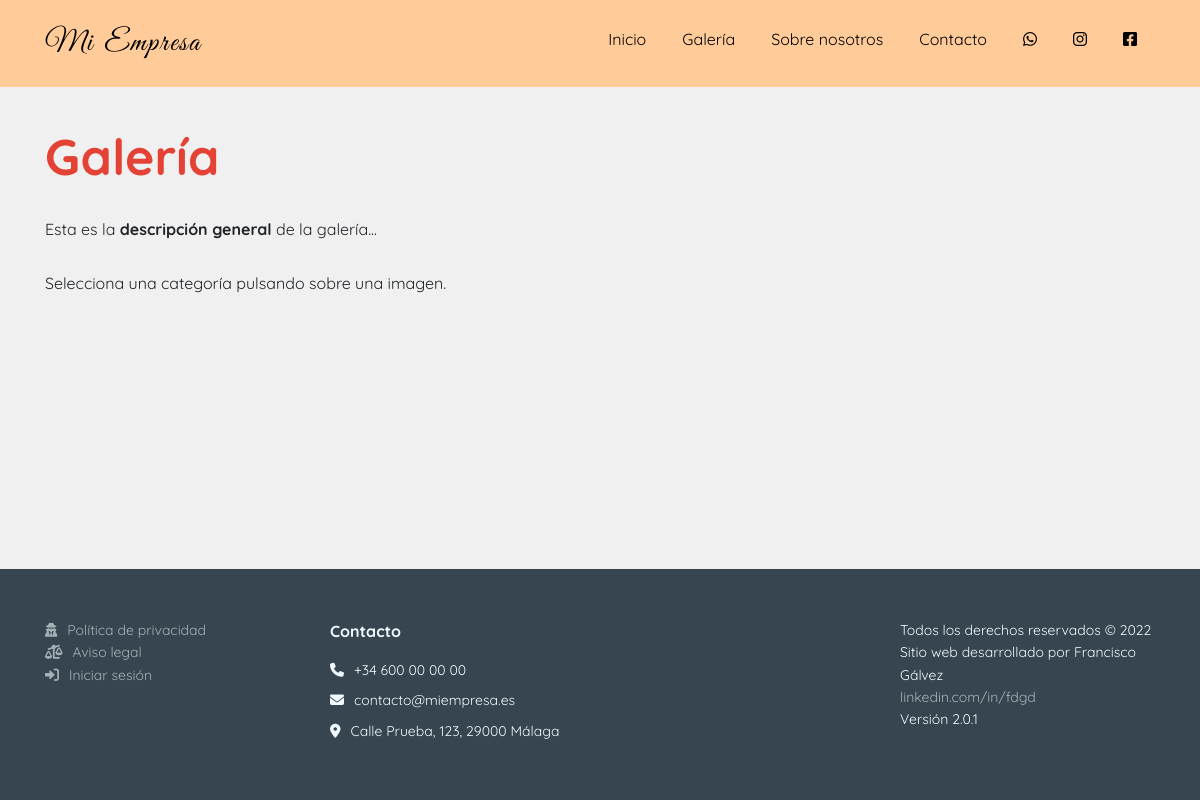
Screenshot of /galeria.php with the database file from the repository.
### tables this page shows
CREATE TABLE `company_info` (
  `key_info` varchar(255) NOT NULL,
  `value_info` longtext NOT NULL,
  `modifiedBy` int(4) NOT NULL
);

### public_html/scripts/get_uri.php (called while the page is built, shortened)
<?php
    function GetBaseUri() {
        return (isset($_SERVER['HTTPS']) && $_SERVER['HTTPS'] === 'on' ? "https" : "http") . "://$_SERVER[HTTP_HOST]";
    }
?>

### public_html/dashboard/scripts/database_connection.php (called while the page is built, shortened)
<?php
    class DatabaseConnection {
        function __construct() {
            require dirname($_SERVER["DOCUMENT_ROOT"], 1).'/connection.php';
            try {
                $this->conn = new PDO($DSN, $DB_user, $DB_pass);
            } catch (PDOException $e) {
                echo 'Connection error: ' . $e->getMessage();
            }
        }
        public function query($sql) {
            $res = array();
            $aux = $this->conn->query($sql);
            if (gettype($aux) == "object") {
                while ($rows = $aux->fetch(PDO::FETCH_ASSOC)) {
                    array_push($res, $rows);
                }
                return $res;
            } else {
                $this->num_rows = 0;
                return $aux;
            }
        }
    }
?>

### connection.php (called while the page is built)
<?php
    $DSN = 'mysql:dbname=vigal;host=127.0.0.1;charset=utf8mb4';
    $DB_user = 'root';
    $DB_pass = '';
?>

### public_html/scripts/get_site_settings.php (called while the page is built, shortened)
<?php
    require_once $_SERVER["DOCUMENT_ROOT"]."/dashboard/scripts/check_url_direct_access.php";
    require_once $_SERVER["DOCUMENT_ROOT"].'/dashboard/scripts/database_connection.php';
    function getSiteSettings() {
        $conn = new DatabaseConnection();
        $res = $conn->query("select * from company_info");
        $res[8]["value_info"] = json_decode($res[8]["value_info"], true);
        $res[4]["value_info"] = json_decode($res[4]["value_info"], true);
        return $res;
    }
?>

### public_html/galeria.php (the view, shortened to what this page needs)
<?php
    require_once $_SERVER["DOCUMENT_ROOT"]."/scripts/get_site_settings.php";
    require_once $_SERVER["DOCUMENT_ROOT"]."/scripts/get_uri.php";
    $site_settings = getSiteSettings();
    $pageNotFound = false;
?>
<!DOCTYPE html>
<html lang="es">
<head>
    <link rel="stylesheet" href="<?=GetBaseUri()?>/includes/bootstrap/css/bootstrap.min.css">
    <link rel="stylesheet" href="<?=GetBaseUri()?>/includes/css/footer.css">
    <link rel="stylesheet" href="<?=GetBaseUri()?>/includes/css/Navigation-Clean.css">
    <link rel="stylesheet" href="<?=GetBaseUri()?>/includes/css/styles.css">
    <link rel="stylesheet" href="<?=GetBaseUri()?>/includes/css/fontawesome.all.min.css">
    <link rel="stylesheet" href="<?=GetBaseUri()?>/includes/css/gallery.css">
    <link rel="stylesheet" href="<?=GetBaseUri()?>/includes/css/simple-lightbox.min.css">
</head>
<body>
    <?php if (!$pageNotFound): ?>
        <?php
            include $_SERVER["DOCUMENT_ROOT"].'/includes/header.php';
        ?>
        <div class="container content">
            <?php if (!isset($_GET['category'])): ?>
                <h1 class="title">Galería</h1>
                <p class="title-description"><?=$site_settings[12]["value_info"]?></p>
                <p class="title-description">Selecciona una categoría pulsando sobre una imagen.</p>
            <?php endif; ?>
        </div>
        <?php include $_SERVER["DOCUMENT_ROOT"].'/includes/footer.php'; ?>
    <?php endif; ?>
</body>
</html>

### public_html/includes/header.php (shortened to what this page needs)
<nav class="nav-solid navbar navbar-expand-lg navigation-clean">
    <div class="container">
        <a class="navbar-brand" href="<?=GetBaseUri()?>" name="company_name"><?=$site_settings[2]["value_info"]?></a>
        <div class="collapse navbar-collapse" id="navcol-1" style="margin-left: 5%;">
            <ul class="navbar-nav nav ml-auto mt-2 mt-lg-0">
                <li class="nav-item"><a class="nav-link underline-animated" href="<?=GetBaseUri()?>">Inicio</a></li>
                <li class="nav-item"><a class="nav-link underline-animated" href="<?=GetBaseUri()?>/galeria">Galería</a></li>
                <li class="nav-item"><a class="nav-link underline-animated" href="<?=GetBaseUri()?>/sobre-nosotros">Sobre nosotros</a></li>
                <li class="nav-item"><a class="nav-link underline-animated" href="<?=GetBaseUri()?>/contacto">Contacto</a></li>
                <li class="nav-item">
                    <div class="social-div">
                        <?php if (isset($site_settings[4]["value_info"]["whatsapp"])):?>
                            <div class="social-link">
                                <a class="nav-link whatsapp" data-bs-hover-animate="pulse" target="blank" href="https://wa.me/<?=$site_settings[4]["value_info"]["whatsapp"]?>"><i class="fab fa-whatsapp fa-w-16"></i></a>
                            </div>
                        <?php endif; ?>
                        <?php if (isset($site_settings[4]["value_info"]["instagram"])):?>
                            <div class="social-link">
                                <a class="nav-link instagram" data-bs-hover-animate="pulse" target="blank" href="https://www.instagram.com/<?=$site_settings[4]["value_info"]["instagram"]?>"><i class="fab fa-instagram"></i></a>
                            </div>
                        <?php endif; ?>
                        <?php if (isset($site_settings[4]["value_info"]["facebook"])):?>
                            <div class="social-link">
                                <a class="nav-link facebook" data-bs-hover-animate="pulse" target="blank" href="https://www.facebook.com/<?=$site_settings[4]["value_info"]["facebook"]?>"><i class="fab fa-facebook-square"></i></a>
                            </div>
                        <?php endif; ?>
                    </div>
                </li>
            </ul>
        </div>
    </div>
</nav>

### public_html/includes/footer.php
<footer>
    <div class="container">
        <div class="row">
            <div class="col-12 col-sm-5 col-md-3 footer-links">
                <ul>
                    <li><a href="<?=GetBaseUri()?>/politica-privacidad"><i class="i-margin fas fa-user-secret" style="margin-right: 5px;"></i>Política de privacidad</a></li>
                    <li><a href="<?=GetBaseUri()?>/aviso-legal"><i class="i-margin fa-solid fa-scale-unbalanced"></i>Aviso legal</a></li>
                    <?php
                        if (!isset($_SESSION['loggedin'])) {
                            echo '<li><a href="'.GetBaseUri().'/login"><i class=" i-margin fas fa-sign-in-alt" style="margin-right: 5px;"></i>Iniciar sesión</a></li>';
                        } else {
                            echo '<li><a href="'.GetBaseUri().'/dashboard?page=start"><i class="i-margin fas fa-cog" style="margin-right: 5px;"></i>Configuración</a></li>';
                            echo '<li><a href="'.GetBaseUri().'/scripts/logout.php"><i class="i-margin fa-solid fa-arrow-right-from-bracket"></i>Cerrar sesión</a></li>';
                        }
                    ?>
                </ul>
            </div>
            <div class="col-12 col-sm-7 col-md-6">
                <p><strong>Contacto</strong></p>
                <ul>
                    <li style="color: rgb(240,249,255);"><i class="i-margin fa-solid fa-phone"></i><label id="telephone"><?=$site_settings[0]["value_info"]?></label></li>
                    <li style="color: rgb(240,249,255);"><i class="i-margin fa-solid fa-envelope"></i><label id="email"><?=$site_settings[3]["value_info"]?></label></li>
                    <li style="color: rgb(240,249,255);"><i class="i-margin fa-solid fa-location-dot"></i><label id="address"><?=$site_settings[1]["value_info"]?></label></li>
                </ul>
            </div>
            <div class="col-12 col-sm-12 col-md-3 web-author">
                <ul>
                    <li>Todos los derechos reservados © <?=date('Y')?></li>
                    <li>Sitio web desarrollado por Francisco Gálvez</li>
                    <li><a target="blank" href="https://www.linkedin.com/in/fdgd">linkedin.com/in/fdgd</a></li>
                    <li>Versión <?=$site_settings[15]["value_info"]?></li>
                </ul>
            </div>
        </div>
    </div>
</footer>

### public_html/includes/css/footer.css (style rules this page uses)
footer { padding: 50px 0; color: #f0f9ff; background-color: #282d32; }
footer ul { padding: 0; list-style: none; line-height: 1.6; font-size: 14px; margin-bottom: 0; }
footer ul a { color: inherit; text-decoration: none; opacity: 0.6; }

### public_html/includes/css/Navigation-Clean.css (style rules this page uses)
.navigation-clean { background: #fff; padding-top: .75rem; padding-bottom: .75rem; border-radius: 0; box-shadow: none; border: none; margin-bottom: 0; }
@media (min-width:768px) { .navigation-clean { padding-top: 1rem; padding-bottom: 1rem; } }
.navigation-clean .navbar-brand { font-weight: bold; color: inherit; }
.navigation-clean .navbar-collapse, .navigation-clean .form-inline { border-top-color: #ddd; }
.navigation-clean.navbar .navbar-nav .nav-link { padding-left: 18px; padding-right: 18px; }

### public_html/includes/css/styles.css (style rules this page uses)
:root { --navbar-main-color: #ffcc99; --navbar-link-hover-color: #F08000; --footer-main-color: #36454F; --footer-link-hover-color: #ffcc99; --body-background-color: #f0f0f0; --navbar-text-color: black ; --title-color: #E34234; --button-main-color: #FFDB58; --button-hover-bg-color: #F3E5AB; --button-hover-text-color: rgb(37, 37, 37); --button-text-color: black; --navigation-button-text-color: white; --button-2-main-color: #ff9999; --button-2-hover-bg-color: #ffcccc; --button-3-main-color: #6fdc87; --button-3-hover-bg-color: #98e6a9; --div-bg-color-1: #e6e6e6; --div-bg-color-2: #f2f2f2; --custom-checkbox-bg-selected: #ffcc99; --pagination-main-color: #ffb162; }
.i-margin { margin-right: 10px !important; }
.navbar-brand { font-family: 'Great Vibes'; letter-spacing: 2px; padding-right: 15px; font-weight: lighter !important; font-size: 30px; }
.navbar { color: var(--navbar-text-color) !important; }
body { background-color: var(--body-background-color); min-height: 100vh !important; margin: 0; font-family: 'Quicksand'; display: flex; flex-direction: column; }
.social-link { float: left; width: 50px; height: 50px; }
body a { color: var(--navbar-link-color) !important; }
.nav-link { display: inline-block !important; position: relative !important; color: var(--navbar-text-color); padding-bottom: 3px !important; }
.underline-animated:after { content: '' !important; display: block !important; margin: auto !important; height: 3px !important; width: 0px !important; background: transparent !important; transition: width .5s ease, background-color .5s ease !important; }
.nav-solid { background-color: var(--navbar-main-color) !important; transition: background-color 200ms linear !important; }
footer { margin-top: auto; background-color: var(--footer-main-color) !important; }
ul { list-style-type: none; padding-left: 0; }
li > i { margin-right: 10px; }
@media (min-width: 991px) { h1.title { color: var(--title-color); font-size: 50px !important; text-align: left !important; margin-bottom: 30px !important; font-weight: bold !important; } }
@media (min-width: 991px) { .title-description { text-align: left; margin-bottom: 30px; margin-top: 30px; } }
@media (min-width: 991px) { .content { margin-top:40px; margin-bottom:40px; } }
footer { margin-bottom: 0; }

### rows the page displays
company_info: value_info "Mi Empresa"
company_info: value_info "Esta es la descripción general de la galería..."
company_info: value_info "+34 600 00 00 00"
company_info: value_info "contacto@miempresa.es"
company_info: value_info "Calle Prueba, 123, 29000 Málaga"
company_info: value_info "2.0.1"
